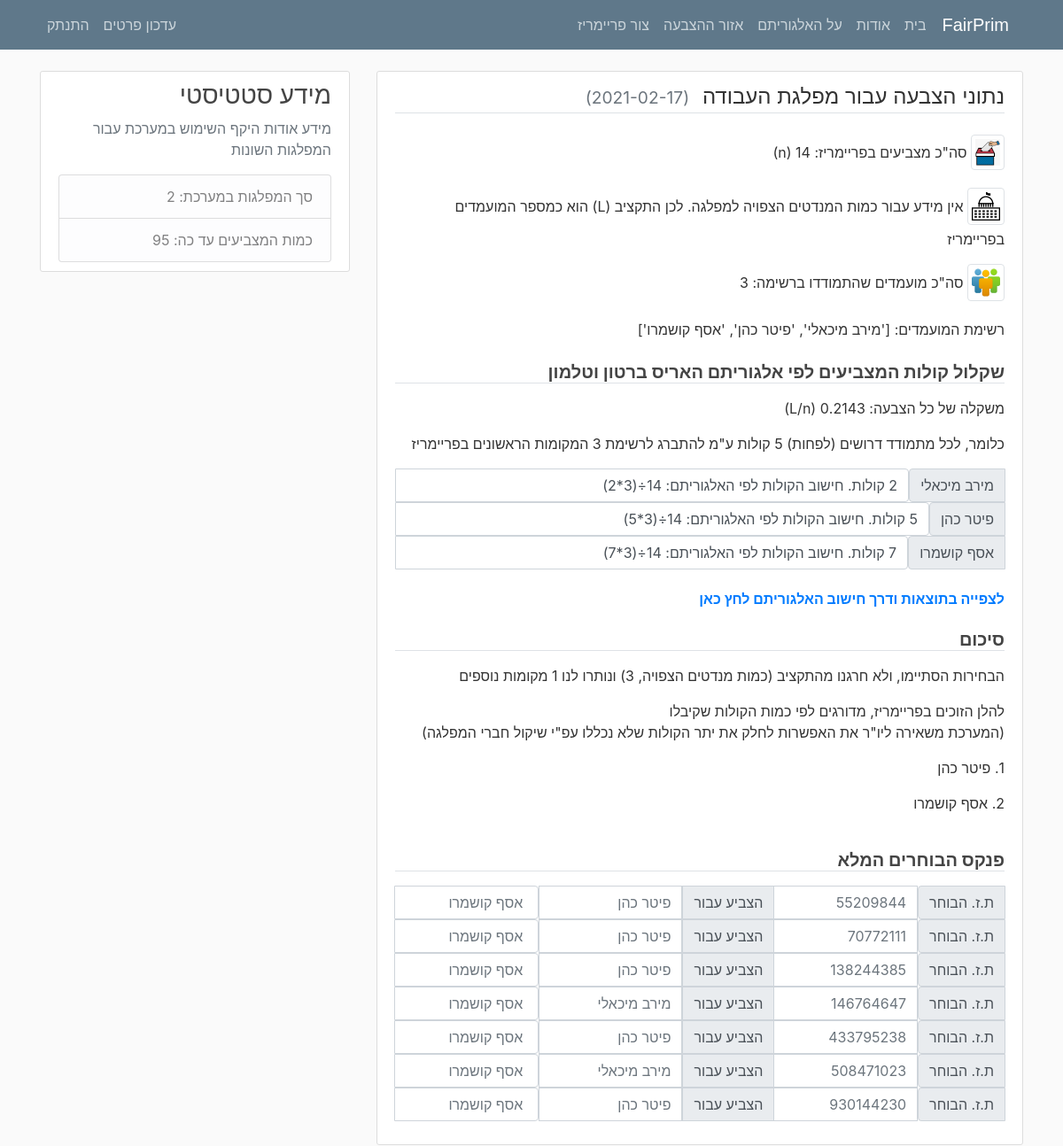
/voting (signed in), run on the app's committed database.
### FairPrim/models.py (models this page shows, shortened)
class Post(db.Model):
    id = db.Column(db.Integer, primary_key=True)
    title = db.Column(db.String(100), nullable=False)
    date_posted = db.Column(db.DateTime, nullable=False)
    content = db.Column(db.Text, nullable=False)
    members = db.Column(db.Text, nullable=False)
    user_id = db.Column(db.Integer, db.ForeignKey('user.id'), nullable=False)
    polls_predict = db.Column(db.Integer, nullable=True)
    voted_allow = db.Column(db.Integer, nullable=False, default=1)

class User(db.Model, UserMixin):
    id = db.Column(db.Integer, primary_key=True)
    username = db.Column(db.String(20), unique=True, nullable=False)
    party = db.Column(db.String(20), nullable=False)
    email = db.Column(db.String(100), unique=True, nullable=False)
    image_file = db.Column(db.String(20), nullable=False, default='default.png')
    party_image_file = db.Column(db.String(20), nullable=False, default='default.png')
    password = db.Column(db.String(60), nullable=False)
    post = db.relationship('Post', backref='author', lazy=True)

class Election(db.Model):
    id = db.Column(db.Integer, unique=True, primary_key=True)
    party = db.Column(db.String(20), nullable=False)
    member_voted = db.Column(db.String(8), nullable=False)
    user_id = db.Column(db.Integer, db.ForeignKey('user.id'), nullable=False)

### FairPrim/routes.py (the view)
@app.route('/voting', methods=['GET', 'POST'])
@login_required
def voting():
    open("FairPrim/static/party.txt", 'w').close()
    open("FairPrim/static/party_o.txt", 'w').close()
    posts = Post.query.filter_by(author=current_user).count()
    info = update_values()
    if posts > 0:
        posts = Post.query.filter_by(author=current_user)
        election = Election.query.filter_by(party=current_user.party)
        arr_info = get_info(posts.first(), election.all())
        if election.count() > 0:
            arr_info.insert(8, to_rem(arr_info, current_user.party, current_user.username))
            arr_info.insert(9, len(arr_info[8]))
            arr_info.insert(10, get_candidate_by_char(arr_info))
            edit_txt(arr_info)
        else:
            flash(' אין מידע להצגה, טרם התקבלו הצבעות בפריימריז', 'danger')
            return redirect(url_for('home'))
        return render_template('voting.html', author=current_user, info=arr_info, election=election, posts=posts,
                               total_info=info, avg=round(arr_info[5] / arr_info[3], 4),
                               max=math.ceil(1 / (arr_info[5] / arr_info[3])))
    else:
        flash('לא יצרת עדיין פריימריז', 'danger')
        return redirect(url_for('home'))

### FairPrim/models.py (called while the page is built)
@login_manager.user_loader
def load_user(user_id):
    return User.query.get(int(user_id))

### FairPrim/routes.py (called while the page is built)
def update_values():
    posts_count = Post.query.count()
    election_count = Election.query.count()
    return [posts_count, election_count]

def calculate_algo(post: Post):
    map_project_to_cost = {}
    for index_1, candidate in enumerate(post.members.split(', ')):
        for index_2, c in enumerate(ascii_lowercase):
            if index_1 == index_2:
                map_project_to_cost[c] = 1
    return map_project_to_cost

def to_rem(arr_info, party, username) -> list:
    return segal.run(arr_info[6], arr_info[7], arr_info[5],party, username)

def get_candidate_by_char(info):
    results = []
    for index, candidate in enumerate(info[6]):
        for winner in info[8]:
            if candidate == winner:
                results.append(info[1][index])
    return results

def get_candidate_value(candidate_dic: dict, candidate) -> str:
    return str(list(candidate_dic)[candidate])

def edit_txt(info):
    fin = open("FairPrim/static/party.txt", "rt")
    fout = open("FairPrim/static/party_o.txt", "wt")
    for line in fin:
        newline = line
        for index_1, c in enumerate(ascii_lowercase):
            if index_1 < len(info[1]):
                if line.__contains__(c):
                    newline = newline.replace(c, info[1][index_1]+" - ")
        fout.write(newline)
    fin.close()
    fout.close()

### FairPrim/segal.py (called while the page is built)
def powerset(iterable: list):
    "powerset([1,2,3]) --> () (1,) (2,) (3,) (1,2) (1,3) (2,3) (1,2,3)"
    s = list(iterable)
    return set(chain.from_iterable(combinations(s, r) for r in range(len(s) + 1)))

def run(map_project_to_cost, votes, limit, party, username):
    logger.setLevel(logging.INFO)
    return proportional_budgeting(map_project_to_cost, votes, limit, party, username)

### FairPrim/templates/voting.html
{% extends "layout.html" %}
{% block content %}
{% for post in posts %}
<div class="content-section">
    <fieldset class="form-group">
        <legend class="border-bottom mb-4">
            נתוני הצבעה עבור מפלגת {{post.author.party}}
            <small class="text-muted mr-2">({{ post.date_posted.strftime('%Y-%m-%d') }})</small>
        </legend>
        <div class="form-group">
            <p><img class="img-thumbnail mb-1"
                    src="{{url_for('static', filename='profile_pics/voters.png')}}"> סה"כ מצביעים בפריימריז: {{info[3]}} (n)</p>
            {% if post.polls_predict|int > 0 %}
            <p><img class="img-thumbnail mb-1"
                    src="{{url_for('static', filename='profile_pics/mandat.png')}}"> כמות מנדטים צפויה: {{post.polls_predict|int}} (L)</p>
            {% else %}
            <p><img class="img-thumbnail mb-1"
                    src="{{url_for('static', filename='profile_pics/mandat.png')}}"> אין מידע עבור כמות המנדטים הצפויה למפלגה. לכן התקציב (L) הוא כמספר המועמדים בפריימריז</p>
            {% endif %}
            <p><img class="img-thumbnail mb-1"
                    src="{{url_for('static', filename='profile_pics/users.png')}}"> סה"כ מועמדים שהתמודדו ברשימה: {{info[0]}}</p>
            <p>רשימת המועמדים: {{info[1]}} </p>
        </div>
        <fieldset class="form-group">
            <h5><b><p class="border-bottom mt-2"> שקלול קולות המצביעים לפי אלגוריתם האריס ברטון וטלמון</p></b></h5>
            <p>משקלה של כל הצבעה: {{avg}} (L/n)</p>
            <p>כלומר, לכל מתמודד דרושים (לפחות) {{max}} קולות ע"מ להתברג לרשימת {{info[5]}} המקומות הראשונים בפריימריז</p>
            {% for vote in info[2] %}
            <div class="input-group">
                <div class="input-group-prepend">
                    <span class="input-group-text" id="candidate">{{info[1][loop.index0]}}</span>
                </div>
                <span class="form-control"> {{vote}} קולות. חישוב הקולות לפי האלגוריתם: {{info[3]}}&divide;({{info[5]}}*{{vote}}) </span>
            </div>
            {% endfor %}
            <br>
            <h6><b><a class="mt-2" href="{{url_for('static', filename='party_o.txt')}}">לצפייה בתוצאות ודרך חישוב האלגוריתם לחץ כאן</a></b></h6>
            <h5><b><p class="border-bottom mt-4">סיכום</p></b></h5>
            <p>הבחירות הסתיימו, ולא חרגנו מהתקציב (כמות מנדטים הצפויה, {{info[5]}}) ונותרו לנו {{(info[5]-info[9])}} מקומות נוספים</p>
            <p>להלן הזוכים בפריימריז, מדורגים לפי כמות הקולות שקיבלו<br>
             (המערכת משאירה ליו"ר את האפשרות לחלק את יתר הקולות שלא נכללו עפ"י שיקול חברי המפלגה)</p>
            {% for winner in info[10] %}
            <p>{{loop.index}}. {{winner}}</p>
            {% endfor %}
        </fieldset>
        <h5><b><p class="border-bottom mt-4">פנקס הבוחרים המלא</p></b></h5>
        {% for voter in info[4] %}
        <fieldset class="input-group">
            <div class="input-group-prepend">
                <span class="input-group-text" id="id">ת.ז. הבוחר</span>
            </div>
            <input type="text" class="form-control" placeholder="{{voter[0]}}">
            <div class="input-group-prepend">
                <span class="input-group-text" id="member">הצביע עבור</span>
            </div>
            {% set votes = voter[1].split(',') %}
            {% for vote in votes %}
            <input type="text" class="form-control" placeholder="{{vote}}">
            {% endfor %}
        </fieldset>
        {% endfor %}
    </fieldset>
</div>
{% endfor %}
{% endblock content %}

### FairPrim/templates/layout.html (shortened to what this page needs)
<!DOCTYPE html>
<html dir="rtl" lang="he">
<head>
    <link rel="stylesheet" href="https://maxcdn.bootstrapcdn.com/bootstrap/4.0.0/css/bootstrap.min.css"
>
    <link rel="stylesheet" type="text/css" href="{{url_for('static', filename='main.css')}}">
</head>
<body>
<header class="site-header">
    <nav class="navbar navbar-expand-md navbar-dark bg-steel fixed-top">
        <div class="container">
            <a class="navbar-brand" href="/" style="font-family:Arial">FairPrim&ensp;</a>
            <div class="collapse navbar-collapse" id="navbarToggle">
                <div class="navbar-nav">
                    <a class="nav-item nav-link" href="{{url_for('home')}}">בית</a>
                    <a class="nav-item nav-link" href="{{url_for('about')}}">אודות</a>
                    <a class="nav-item nav-link" href="{{url_for('algorithm')}}">על האלגוריתם</a>
                    {% if current_user.is_authenticated %}
                    <a class="nav-item nav-link" href="{{url_for('voting')}}">אזור ההצבעה</a>
                    <a class="nav-item nav-link" href="{{url_for('create_post')}}">צור פריימריז</a>
                    {% endif %}
                </div>
                <div class="navbar-nav mr-auto">
                    {% if current_user.is_authenticated %}
                    <a class="nav-item nav-link" href="{{url_for('account')}}">עדכון פרטים</a>
                    <a class="nav-item nav-link" href="{{url_for('logout')}}">התנתק</a>
                    {% else %}
                    <a class="nav-item nav-link" href="{{url_for('login')}}">התחברות</a>
                    <a class="nav-item nav-link" href="{{url_for('signup')}}">משתמש חדש? הירשם כעת</a>
                    {% endif %}
                </div>
            </div>
        </div>
    </nav>
</header>
<main role="main" class="container">
    <div class="row">
        <div class="col-md-8">
            {% block content %}{% endblock %}
        </div>
        <div class="col-md-4">
            <div class="content-section">
                <h3>מידע סטטיסטי</h3>
                <p class='text-muted'>מידע אודות היקף השימוש במערכת עבור המפלגות השונות</p>
                <ul class="list-group" dir="ltr">
                    <li class="list-group-item list-group-item-light">{{total_info[0]}} :סך המפלגות במערכת</li>
                    <li class="list-group-item list-group-item-light">{{total_info[1]}} :כמות המצביעים עד כה </li>
                </ul>
            </div>
        </div>
    </div>
</main>
</body>
</html>

### FairPrim/static/main.css (style rules this page uses)
body { background: #fafafa; color: #333333; margin-top: 5rem; text-align: right; }
h1, h2, h3, h4, h5, h6 { color: #444444; text-align: right; }
.bg-steel { background-color: #5f788a; text-align: right; }
.site-header .navbar-nav .nav-link { color: #cbd5db; text-align: right; }
.content-section { background: #ffffff; padding: 10px 20px; border: 1px solid #dddddd; border-radius: 3px; margin-bottom: 20px; text-align: right; }

### data on the page
Post: author.party "העבודה", date_posted "2021-02-17", info "14", info "3", info "['מירב מיכאלי', 'פיטר כהן', 'אסף קושמרו']", info "מירב מיכאלי" "פיטר כהן" "אסף קושמרו", info "14" "14" "14", info "3" "3" "3", 2 "2" "5" "7", 2 "7", value "1", 10 "פיטר כהן" "אסף קושמרו"
Election: id "55209844", votes "פיטר כהן" "אסף קושמרו"
Election: id "70772111", votes "פיטר כהן" "אסף קושמרו"
Election: id "138244385", votes "פיטר כהן" "אסף קושמרו"
Election: id "146764647", votes "מירב מיכאלי" "אסף קושמרו"
Election: id "433795238", votes "פיטר כהן" "אסף קושמרו"
Election: id "508471023", votes "מירב מיכאלי" "אסף קושמרו"
Election: id "930144230", votes "פיטר כהן" "אסף קושמרו"

### other printed values
{{ total_info[0] }} "2"
{{ total_info[1] }} "95"
